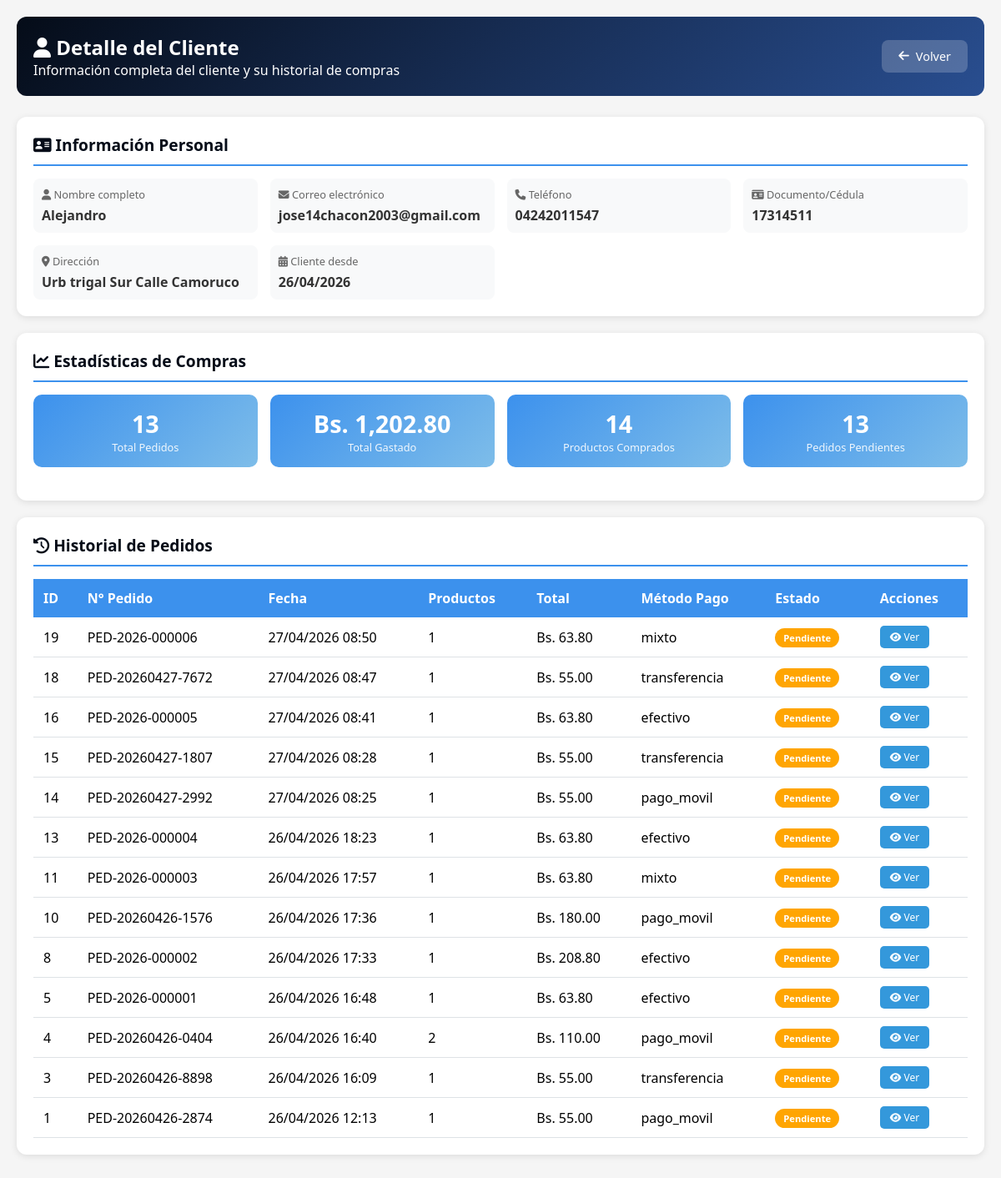
Page /clientes/detalle_cliente.php?id=6 on the committed database.
### tables this page shows
CREATE TABLE `users` (
  `id` int NOT NULL AUTO_INCREMENT,
  `nombre` varchar(100) NOT NULL,
  `correo` varchar(100) NOT NULL,
  `password` varchar(255) NOT NULL,
  `direccion` varchar(255) DEFAULT NULL,
  `estado` varchar(20) DEFAULT 'activo',
  `cedula` varchar(20) DEFAULT NULL,
  `telefono` varchar(20) DEFAULT NULL,
  `foto_perfil` varchar(255) DEFAULT NULL,
  `rol` varchar(20) DEFAULT 'usuario',
  `is_active` tinyint(1) DEFAULT '1',
  `email_verified` tinyint(1) DEFAULT '0',
  `verification_token` varchar(255) DEFAULT NULL,
  `last_login` datetime DEFAULT NULL,
  `created_at` timestamp NULL DEFAULT CURRENT_TIMESTAMP,
  PRIMARY KEY (`id`),
  UNIQUE KEY `correo` (`correo`),
  UNIQUE KEY `cedula` (`cedula`),
  KEY `idx_users_estado` (`estado`),
  KEY `idx_users_correo` (`correo`)
);

CREATE TABLE `pedidos` (
  `id` int NOT NULL AUTO_INCREMENT,
  `cliente_id` int DEFAULT NULL,
  `usuario_id` int DEFAULT NULL,
  `numero_pedido` varchar(20) NOT NULL,
  `fecha_pedido` datetime DEFAULT CURRENT_TIMESTAMP,
  `subtotal` decimal(10,2) NOT NULL DEFAULT '0.00',
  `impuesto` decimal(10,2) NOT NULL DEFAULT '0.00',
  `iva` decimal(10,2) NOT NULL DEFAULT '0.00',
  `total` decimal(10,2) NOT NULL DEFAULT '0.00',
  `estado` enum('pendiente','procesando','enviado','entregado','cancelado','facturado') DEFAULT 'pendiente',
  `metodo_pago` varchar(50) DEFAULT NULL,
  `referencia_pago` varchar(100) DEFAULT NULL,
  `comprobante_pago` varchar(255) DEFAULT NULL,
  `notas_cliente` text,
  `notas_internas` text,
  `observaciones` text,
  `fecha_facturacion` datetime DEFAULT NULL,
  `direccion_envio` text,
  `created_at` timestamp NULL DEFAULT CURRENT_TIMESTAMP,
  `updated_at` timestamp NULL DEFAULT CURRENT_TIMESTAMP ON UPDATE CURRENT_TIMESTAMP,
  PRIMARY KEY (`id`),
  UNIQUE KEY `numero_pedido` (`numero_pedido`),
  KEY `cliente_id` (`cliente_id`),
  KEY `usuario_id` (`usuario_id`),
  CONSTRAINT `pedidos_ibfk_1` FOREIGN KEY (`cliente_id`) REFERENCES `clientes` (`id`) ON DELETE SET NULL,
  CONSTRAINT `pedidos_ibfk_2` FOREIGN KEY (`usuario_id`) REFERENCES `users` (`id`) ON DELETE SET NULL
);

### clientes/detalle_cliente.php (the view, shortened to what this page needs)
<?php
$host = 'localhost';
$dbname = 'carrito_db';
$username = 'root';
$password = '';
try {
    $pdo = new PDO("mysql:host=$host;dbname=$dbname;charset=utf8mb4", $username, $password);
    $pdo->setAttribute(PDO::ATTR_ERRMODE, PDO::ERRMODE_EXCEPTION);
} catch(PDOException $e) {
    die("Error de conexión: " . $e->getMessage());
}
$cliente_id = isset($_GET['id']) ? (int)$_GET['id'] : 0;
$stmt = $pdo->prepare("SELECT id, nombre, correo as email, telefono, cedula as documento, direccion, estado, created_at as fecha_registro
                        FROM users WHERE id = ? AND rol = 'usuario'");
$stmt->execute([$cliente_id]);
$cliente = $stmt->fetch(PDO::FETCH_ASSOC);
$stmtResumen = $pdo->prepare("SELECT
    COUNT(DISTINCT p.id) as total_pedidos,
    COALESCE(SUM(p.total), 0) as total_gastado,
    COALESCE(SUM(pd.cantidad), 0) as total_productos,
    MAX(p.created_at) as ultima_compra,
    COUNT(DISTINCT CASE WHEN p.estado = 'pendiente' THEN p.id END) as pedidos_pendientes,
    COUNT(DISTINCT CASE WHEN p.estado = 'completado' THEN p.id END) as pedidos_completados,
    COUNT(DISTINCT CASE WHEN p.estado = 'facturado' THEN p.id END) as pedidos_facturados,
    COUNT(DISTINCT CASE WHEN p.estado = 'cancelado' THEN p.id END) as pedidos_cancelados
FROM pedidos p
LEFT JOIN pedido_detalles pd ON p.id = pd.pedido_id
WHERE p.usuario_id = ?");
$stmtResumen->execute([$cliente_id]);
$resumen = $stmtResumen->fetch(PDO::FETCH_ASSOC);
$stmtPedidos = $pdo->prepare("SELECT
    p.id,
    p.numero_pedido,
    p.total,
    p.estado,
    p.metodo_pago,
    p.created_at as fecha,
    (SELECT COUNT(*) FROM pedido_detalles WHERE pedido_id = p.id) as total_productos
FROM pedidos p
WHERE p.usuario_id = ?
ORDER BY p.created_at DESC
LIMIT 20");
$stmtPedidos->execute([$cliente_id]);
$pedidos = $stmtPedidos->fetchAll(PDO::FETCH_ASSOC);
?>
<!DOCTYPE html>
<html lang="es">
<head>
    <link rel="stylesheet" href="https://cdnjs.cloudflare.com/ajax/libs/font-awesome/6.4.0/css/all.min.css">
</head>
<body>
<div class="container">
    <div class="header">
        <div>
            <h2><i class="fas fa-user"></i> Detalle del Cliente</h2>
            <p>Información completa del cliente y su historial de compras</p>
        </div>
        <a href="javascript:history.back()" class="btn-back"><i class="fas fa-arrow-left"></i> Volver</a>
    </div>
    <div class="card">
        <h3 class="card-title"><i class="fas fa-address-card"></i> Información Personal</h3>
        <div class="info-grid">
            <div class="info-item">
                <div class="info-label"><i class="fas fa-user"></i> Nombre completo</div>
                <div class="info-value"><?php echo htmlspecialchars($cliente['nombre']); ?></div>
            </div>
            <div class="info-item">
                <div class="info-label"><i class="fas fa-envelope"></i> Correo electrónico</div>
                <div class="info-value"><?php echo htmlspecialchars($cliente['email']); ?></div>
            </div>
            <div class="info-item">
                <div class="info-label"><i class="fas fa-phone"></i> Teléfono</div>
                <div class="info-value"><?php echo htmlspecialchars($cliente['telefono'] ?? 'No registrado'); ?></div>
            </div>
            <div class="info-item">
                <div class="info-label"><i class="fas fa-id-card"></i> Documento/Cédula</div>
                <div class="info-value"><?php echo htmlspecialchars($cliente['documento'] ?? 'No registrado'); ?></div>
            </div>
            <div class="info-item">
                <div class="info-label"><i class="fas fa-map-marker-alt"></i> Dirección</div>
                <div class="info-value"><?php echo htmlspecialchars($cliente['direccion'] ?? 'No registrada'); ?></div>
            </div>
            <div class="info-item">
                <div class="info-label"><i class="fas fa-calendar-alt"></i> Cliente desde</div>
                <div class="info-value"><?php echo date('d/m/Y', strtotime($cliente['fecha_registro'])); ?></div>
            </div>
        </div>
    </div>
    <div class="card">
        <h3 class="card-title"><i class="fas fa-chart-line"></i> Estadísticas de Compras</h3>
        <div class="stats-grid">
            <div class="stat-card">
                <div class="stat-number"><?php echo $resumen['total_pedidos'] ?? 0; ?></div>
                <div class="stat-label">Total Pedidos</div>
            </div>
            <div class="stat-card">
                <div class="stat-number">Bs. <?php echo number_format($resumen['total_gastado'] ?? 0, 2); ?></div>
                <div class="stat-label">Total Gastado</div>
            </div>
            <div class="stat-card">
                <div class="stat-number"><?php echo $resumen['total_productos'] ?? 0; ?></div>
                <div class="stat-label">Productos Comprados</div>
            </div>
            <div class="stat-card">
                <div class="stat-number"><?php echo $resumen['pedidos_pendientes'] ?? 0; ?></div>
                <div class="stat-label">Pedidos Pendientes</div>
            </div>
        </div>
    </div>
    <div class="card">
        <h3 class="card-title"><i class="fas fa-history"></i> Historial de Pedidos</h3>
        <?php if (empty($pedidos)): ?>
            <p style="text-align:center; padding: 40px;">No hay pedidos registrados para este cliente</p>
        <?php else: ?>
            <table class="data-table">
                <thead>
                    <tr>
                        <th>ID</th>
                        <th>N° Pedido</th>
                        <th>Fecha</th>
                        <th>Productos</th>
                        <th>Total</th>
                        <th>Método Pago</th>
                        <th>Estado</th>
                        <th>Acciones</th>
                    </tr>
                </thead>
                <tbody>
                    <?php foreach ($pedidos as $pedido): ?>
                        <tr>
                            <td><?php echo $pedido['id']; ?></td>
                            <td><?php echo htmlspecialchars($pedido['numero_pedido']); ?></td>
                            <td><?php echo date('d/m/Y H:i', strtotime($pedido['fecha'])); ?></td>
                            <td><?php echo $pedido['total_productos']; ?></td>
                            <td>Bs. <?php echo number_format($pedido['total'], 2); ?></td>
                            <td><?php echo htmlspecialchars($pedido['metodo_pago']); ?></td>
                            <td><span class="badge badge-<?php echo $pedido['estado']; ?>"><?php echo ucfirst($pedido['estado']); ?></span></td>
                            <td>
                                <button class="btn-view" onclick="verPedido(<?php echo $pedido['id']; ?>)">
                                    <i class="fas fa-eye"></i> Ver
                                </button>
                            </td>
                        </tr>
                    <?php endforeach; ?>
                </tbody>
            </table>
        <?php endif; ?>
    </div>
</div>
</body>
</html>

### clientes/detalle_cliente.php (style rules this page uses)
* { margin: 0; padding: 0; box-sizing: border-box; font-family: 'Segoe UI', Tahoma, Geneva, Verdana, sans-serif; }
body { background: #f5f5f5; padding: 20px; }
.container { max-width: 1200px; margin: 0 auto; }
.header { background: linear-gradient(135deg, #050C18, #294E90); color: white; padding: 20px; border-radius: 12px; margin-bottom: 25px; display: flex; justify-content: space-between; align-items: center; flex-wrap: wrap; }
.btn-back { background: rgba(255,255,255,0.2); color: white; border: none; padding: 10px 20px; border-radius: 8px; cursor: pointer; font-size: 0.9rem; text-decoration: none; display: inline-flex; align-items: center; gap: 8px; }
.card { background: white; border-radius: 12px; padding: 20px; margin-bottom: 20px; box-shadow: 0 2px 8px rgba(0,0,0,0.1); }
.card-title { font-size: 1.2rem; font-weight: 600; margin-bottom: 15px; padding-bottom: 10px; border-bottom: 2px solid #3C91ED; color: #050C18; }
.info-grid { display: grid; grid-template-columns: repeat(auto-fit, minmax(250px, 1fr)); gap: 15px; }
.info-item { padding: 10px; background: #f8f9fa; border-radius: 8px; }
.info-label { font-size: 0.8rem; color: #666; margin-bottom: 5px; }
.info-value { font-size: 1rem; font-weight: 600; color: #333; }
.stats-grid { display: grid; grid-template-columns: repeat(auto-fit, minmax(150px, 1fr)); gap: 15px; margin-bottom: 20px; }
.stat-card { background: linear-gradient(135deg, #3C91ED, #7EBDE9); color: white; padding: 15px; border-radius: 10px; text-align: center; }
.stat-number { font-size: 1.8rem; font-weight: 800; }
.stat-label { font-size: 0.8rem; opacity: 0.9; }
.data-table { width: 100%; border-collapse: collapse; }
.data-table th { background: #3C91ED; color: white; padding: 12px; text-align: left; }
.data-table td { padding: 10px 12px; border-bottom: 1px solid #dee2e6; }
.badge { padding: 4px 10px; border-radius: 20px; font-size: 0.7rem; font-weight: 600; display: inline-block; }
.badge-pendiente { background: #ffa502; color: white; }
.btn-view { background: #3498db; color: white; border: none; padding: 5px 12px; border-radius: 5px; cursor: pointer; font-size: 0.75rem; }

### rows in the picture
users: nombre "Alejandro", correo "jose14chacon2003@gmail.com", telefono "04242011547", cedula "17314511", direccion "Urb trigal Sur Calle Camoruco", created_at "26/04/2026"
pedidos: id "19", numero_pedido "PED-2026-000006", created_at "27/04/2026 08:50", total_productos "1", total "63.80", metodo_pago "mixto", estado "Pendiente"
pedidos: id "18", numero_pedido "PED-20260427-7672", created_at "27/04/2026 08:47", total_productos "1", total "55.00", metodo_pago "transferencia", estado "Pendiente"
pedidos: id "16", numero_pedido "PED-2026-000005", created_at "27/04/2026 08:41", total_productos "1", total "63.80", metodo_pago "efectivo", estado "Pendiente"
pedidos: id "15", numero_pedido "PED-20260427-1807", created_at "27/04/2026 08:28", total_productos "1", total "55.00", metodo_pago "transferencia", estado "Pendiente"
pedidos: id "14", numero_pedido "PED-20260427-2992", created_at "27/04/2026 08:25", total_productos "1", total "55.00", metodo_pago "pago_movil", estado "Pendiente"
pedidos: id "13", numero_pedido "PED-2026-000004", created_at "26/04/2026 18:23", total_productos "1", total "63.80", metodo_pago "efectivo", estado "Pendiente"
pedidos: id "11", numero_pedido "PED-2026-000003", created_at "26/04/2026 17:57", total_productos "1", total "63.80", metodo_pago "mixto", estado "Pendiente"
pedidos: id "10", numero_pedido "PED-20260426-1576", created_at "26/04/2026 17:36", total_productos "1", total "180.00", metodo_pago "pago_movil", estado "Pendiente"
pedidos: id "8", numero_pedido "PED-2026-000002", created_at "26/04/2026 17:33", total_productos "1", total "208.80", metodo_pago "efectivo", estado "Pendiente"
pedidos: id "5", numero_pedido "PED-2026-000001", created_at "26/04/2026 16:48", total_productos "1", total "63.80", metodo_pago "efectivo", estado "Pendiente"
pedidos: id "4", numero_pedido "PED-20260426-0404", created_at "26/04/2026 16:40", total_productos "2", total "110.00", metodo_pago "pago_movil", estado "Pendiente"
pedidos: id "3", numero_pedido "PED-20260426-8898", created_at "26/04/2026 16:09", total_productos "1", total "55.00", metodo_pago "transferencia", estado "Pendiente"
pedidos: id "1", numero_pedido "PED-20260426-2874", created_at "26/04/2026 12:13", total_productos "1", total "55.00", metodo_pago "pago_movil", estado "Pendiente"

### other values in the picture
$resumen['total_pedidos'] "13"
$resumen['total_gastado'] "1,202.80"
$resumen['total_productos'] "14"
$resumen['pedidos_pendientes'] "13"
